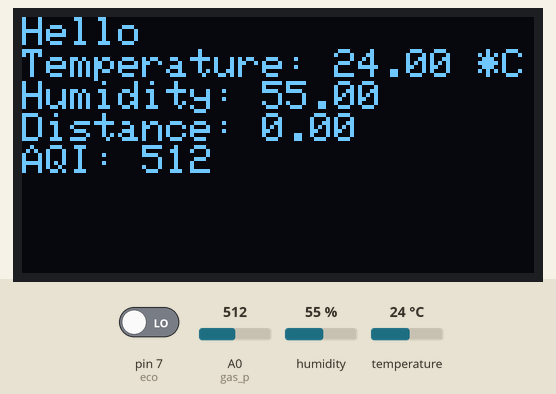
This sketch was run on a simulated Arduino Uno, built with avr-gcc and run on an emulated ATmega328P. Shown: 128×64 one-colour display. The inputs (shaded band) are chosen by the test bench; at power-on: humidity 55 %, A0 (gas_p) = 512, temperature 24 °C, pin 7 (eco) LOW. The display library's start-up logo is not drawn; what the sketch prints to the serial monitor is not drawn.

Above: at 1.2 s.
1.3 s: humidity set to 22 %
At 7.6 s:
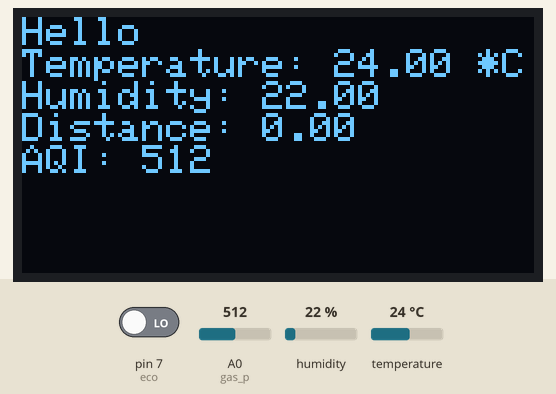
8.7 s: A0 (gas_p) set to 716
At 14.5 s:
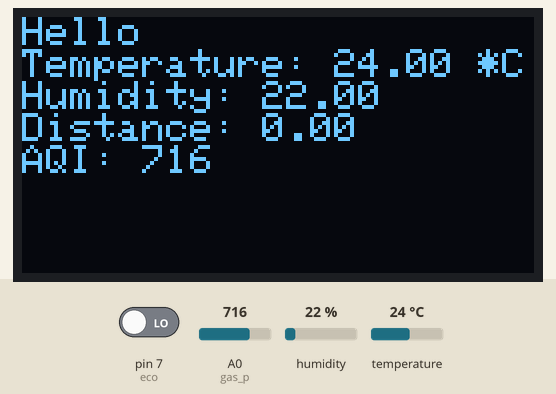
14.8 s: temperature set to 12 °C
At 20.3 s:
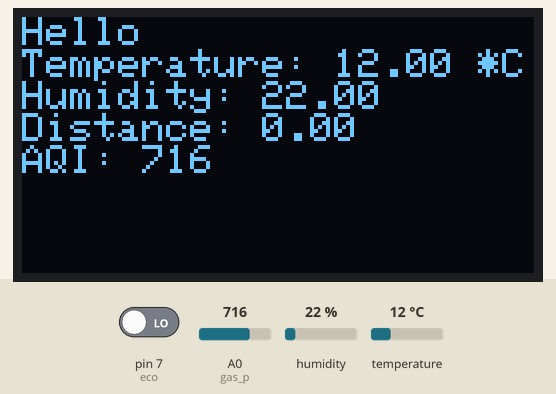
20.9 s: A0 (gas_p) set to 900
At 26.1 s:
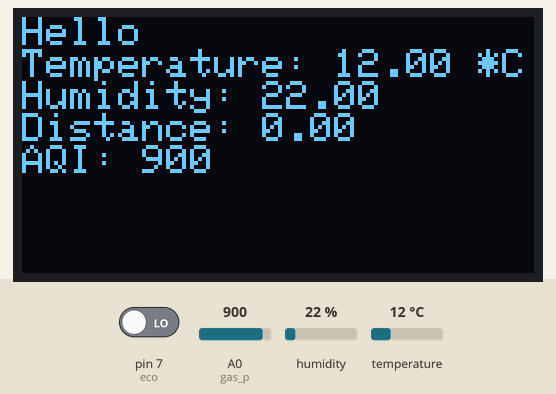
27.0 s: humidity set to 40 %
At 31.9 s:
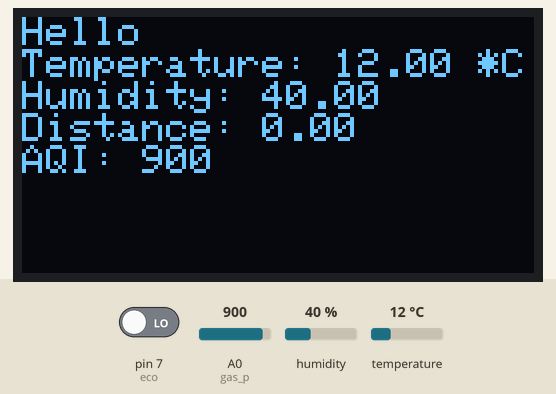
33.1 s: A0 (gas_p) set to 1023
At 38.9 s:
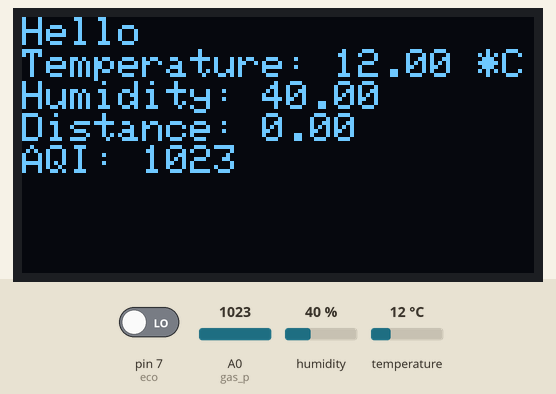
Timing chart, 0 to 40.2 s (numbered marks = the images above; inputs shaded):
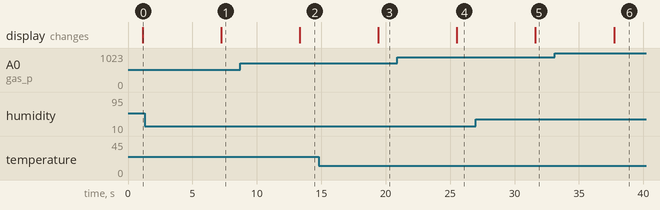

Measured:
- after the input at 1.3 s, the display: changes after 5.9 s (image 1)
- after the input at 8.7 s, the display: changes after 4.6 s (image 2)
- after the input at 14.8 s, the display: changes after 4.6 s (image 3)
- after the input at 20.9 s, the display: changes after 4.6 s (image 4)
- after the input at 27.0 s, the display: changes after 4.6 s (image 5)
- after the input at 33.1 s, the display: changes after 4.6 s (image 6)

The sketch:

DHT_Display_Distance_GAS_Bluetooth.ino
```cpp
# include <DHT.h>
#include <Wire.h>
#include <Adafruit_GFX.h>
#include <Adafruit_SSD1306.h>

//Display
#define SCREEN_WIDTH 128
#define SCREEN_HEIGHT 64
Adafruit_SSD1306 display(SCREEN_WIDTH, SCREEN_HEIGHT, &Wire, -1);
//DHT
#define DHTPIN 13
#define DHTTYPE DHT11
DHT dht(DHTPIN,DHTTYPE);
//pins
int eco=7;
int trig=8;
int gas_p=A0;
int Time;
//Global variable
int gas;
float Dis,temp,hemo;
//functions
void read_gas();
void read_Dis();
void read_DHT();

void setup()
{
  Serial.begin(9600);
  dht.begin();

  pinMode(eco, INPUT);
  pinMode(trig, OUTPUT);

  if(!display.begin(SSD1306_SWITCHCAPVCC, 0x3C))
  {
    Serial.println("Not Working");
    for(;;);
  }
  while (!Serial) {
    ; // wait for serial port to connect. Needed for native USB port only
  }
  Serial.println("Bluetooth Module Initialized");
}

void loop()
{
  read_DHT();
  read_Dis();
  read_gas();

  display.display(); // Show splash screen
  display.clearDisplay(); // Clear the display
  display.setTextSize(1);
  display.setTextColor(SSD1306_WHITE);
  display.setCursor(0, 0);
  display.println("Hello");

  display.print("Temperature: ");
  display.print(temp);
  display.println(" *C");
  display.print("Humidity: ");
  display.println(hemo);
  display.print("Distance: ");
  display.println(Dis);
  display.print("AQI: ");
  display.println(gas);
  display.display();
  delay(5000);
}

//Functions Definitions
void read_Dis()
{
  digitalWrite(trig,LOW);
  delay(2);
  digitalWrite(trig,HIGH);
  delay(10);
  digitalWrite(trig,LOW);
  Time=pulseIn(eco,HIGH);
  Dis=(Time*0.0343)/2;
  Serial.print("Distance: ");
  Serial.println(Dis);
}
void read_DHT()
{
  hemo=dht.readHumidity();
  temp=dht.readTemperature();
  if(isnan(hemo) || isnan(temp))
  {
    Serial.println("Failed to read from DHT Sensor!");
    return;
  }
  Serial.print("Humidity: ");
  Serial.println(hemo);
  Serial.print("Temperature: ");
  Serial.print(temp);
  Serial.println(" *c");
}
void read_gas()
{
  gas=analogRead(gas_p);
  Serial.print("Gas sensor reading: ");
  Serial.println(gas);
}
```
